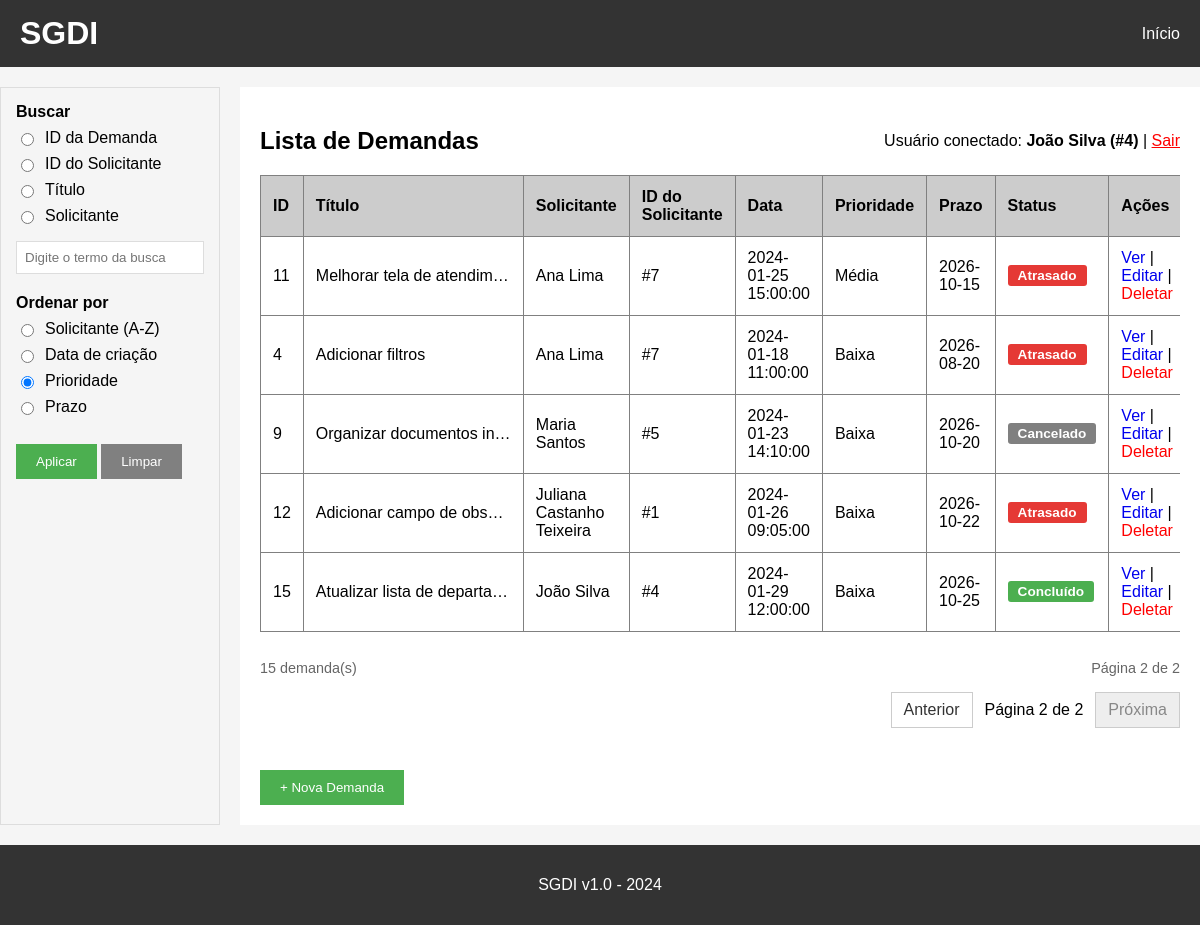
Screenshot of /?pagina=2&tipo_busca=&termo=&ordenar=prioridade (signed in) with the database file from the repository.
### tables this page shows
CREATE TABLE demandas (
    id INTEGER PRIMARY KEY AUTOINCREMENT,
    titulo TEXT NOT NULL,
    descricao TEXT,
    solicitante TEXT,
    solicitante_id INTEGER,
    data_criacao TEXT,
    prioridade TEXT,
    prazo TEXT,
    status TEXT NOT NULL DEFAULT 'Aberto',
    responsavel TEXT,
    responsavel_id INTEGER,
    data_conclusao TEXT,
    FOREIGN KEY (solicitante_id) REFERENCES solicitantes (id),
    FOREIGN KEY (responsavel_id) REFERENCES solicitantes (id)
);

### app.py (the view)
@app.route('/')
def index():
    tipo_busca = request.args.get('tipo_busca', '')
    termo = request.args.get('termo', '').strip()
    ordenar = request.args.get('ordenar', 'prioridade')
    pagina = max(request.args.get('pagina', 1, type=int) or 1, 1)
    itens_por_pagina = 10
    if ordenar not in ORDENACOES:
        ordenar = 'prioridade'
    condicao = '1=1'
    parametros = []
    if tipo_busca in ('id_demanda', 'id_solicitante', 'titulo', 'solicitante'):
        if not termo:
            flash('Digite um termo para buscar.')
            tipo_busca = ''
        elif caracteres_invalidos(termo):
            flash('A busca não pode conter caracteres especiais.')
            tipo_busca = ''
        elif tipo_busca == 'id_demanda':
            condicao, parametros = "CAST(id AS TEXT) LIKE ?", [f'{termo}%']
        elif tipo_busca == 'id_solicitante':
            condicao, parametros = "CAST(solicitante_id AS TEXT) = ?", [termo]
        elif tipo_busca == 'titulo':
            condicao, parametros = "LOWER(titulo) LIKE LOWER(?)", [f'%{termo}%']
        else:  # solicitante (busca por nome)
            condicao, parametros = "LOWER(solicitante) LIKE LOWER(?)", [f'%{termo}%']
    else:
        tipo_busca = ''
    conn = get_db()
    cursor = conn.cursor()
    total_demandas = cursor.execute(
        f"SELECT COUNT(*) FROM demandas WHERE {condicao}", parametros
    ).fetchone()[0]
    total_paginas = max((total_demandas + itens_por_pagina - 1) // itens_por_pagina, 1)
    pagina = min(pagina, total_paginas)
    query = (
        f"SELECT *, "
        f"CASE WHEN status = 'Aberto' AND prazo < date('now') THEN 'Atrasado' ELSE status END AS status_exibido "
        f"FROM demandas WHERE {condicao} "
        f"ORDER BY {ORDENACOES[ordenar]} LIMIT ? OFFSET ?"
    )
    parametros_paginacao = parametros + [itens_por_pagina, (pagina - 1) * itens_por_pagina]
    demandas = cursor.execute(query, parametros_paginacao).fetchall()
    conn.close()
    return render_template(
        'index.html', demandas=demandas,
        ordenar=ordenar, tipo_busca=tipo_busca, termo=termo,
        pagina=pagina, total_paginas=total_paginas, total_demandas=total_demandas
    )

### app.py (called while the page is built)
def get_db():
    conn = sqlite3.connect('demandas.db')
    conn.row_factory = sqlite3.Row
    return conn

@app.before_request
def verificar_login():
    if 'email' not in session and request.endpoint not in ['login', 'logout', 'static']:
        return redirect(url_for('login'))

### templates/index.html
{% extends "base.html" %}
{% block sidebar %}
<aside class="filtros-sidebar">
    <form method="GET" action="/">
        <fieldset>
            <legend>Buscar</legend>
            <div class="filtro-opcao">
                <input type="radio" name="tipo_busca" id="tb_id_demanda" value="id_demanda"
                       {% if tipo_busca == 'id_demanda' %}checked{% endif %}>
                <label for="tb_id_demanda">ID da Demanda</label>
            </div>
            <div class="filtro-opcao">
                <input type="radio" name="tipo_busca" id="tb_id_solicitante" value="id_solicitante"
                       {% if tipo_busca == 'id_solicitante' %}checked{% endif %}>
                <label for="tb_id_solicitante">ID do Solicitante</label>
            </div>
            <div class="filtro-opcao">
                <input type="radio" name="tipo_busca" id="tb_titulo" value="titulo"
                       {% if tipo_busca == 'titulo' %}checked{% endif %}>
                <label for="tb_titulo">Título</label>
            </div>
            <div class="filtro-opcao">
                <input type="radio" name="tipo_busca" id="tb_solicitante" value="solicitante"
                       {% if tipo_busca == 'solicitante' %}checked{% endif %}>
                <label for="tb_solicitante">Solicitante</label>
            </div>
            <input type="text" name="termo" value="{{ termo or '' }}" placeholder="Digite o termo da busca">
        </fieldset>
        <fieldset>
            <legend>Ordenar por</legend>
            <div class="filtro-opcao">
                <input type="radio" name="ordenar" id="or_solicitante" value="solicitante"
                       {% if ordenar == 'solicitante' %}checked{% endif %}>
                <label for="or_solicitante">Solicitante (A-Z)</label>
            </div>
            <div class="filtro-opcao">
                <input type="radio" name="ordenar" id="or_data" value="data"
                       {% if ordenar == 'data' %}checked{% endif %}>
                <label for="or_data">Data de criação</label>
            </div>
            <div class="filtro-opcao">
                <input type="radio" name="ordenar" id="or_prioridade" value="prioridade"
                       {% if ordenar == 'prioridade' %}checked{% endif %}>
                <label for="or_prioridade">Prioridade</label>
            </div>
            <div class="filtro-opcao">
                <input type="radio" name="ordenar" id="or_prazo" value="prazo"
                       {% if ordenar == 'prazo' %}checked{% endif %}>
                <label for="or_prazo">Prazo</label>
            </div>
        </fieldset>
        <button type="submit">Aplicar</button>
        <a href="/"><button type="button">Limpar</button></a>
    </form>
</aside>
{% endblock %}
{% block content %}
<div class="flex-between">
    <h2>Lista de Demandas</h2>
    <p>
        Usuário conectado: <strong>{{ session['usuario'] }} (#{{ session['usuario_id'] }})</strong>
        | <a href="{{ url_for('logout') }}" class="text-danger">Sair</a>
    </p>
</div>
<div class="table-responsive">
    <table border="1" cellpadding="10" cellspacing="0" width="100%">
        <thead>
            <tr bgcolor="#cccccc">
                <th>ID</th>
                <th>Título</th>
                <th>Solicitante</th>
                <th>ID do Solicitante</th>
                <th>Data</th>
                <th>Prioridade</th>
                <th>Prazo</th>
                <th>Status</th>
                <th>Ações</th>
            </tr>
        </thead>
        <tbody>
            {% for demanda in demandas %}
            <tr>
                <td>{{ demanda[0] }}</td>
                <td class="coluna-titulo" title="{{ demanda[1] }}">{{ demanda[1] }}</td>
                <td>{{ demanda[3] }}</td>
                <td>#{{ demanda[4] }}</td>
                <td>{{ demanda[5] }}</td>
                <td>{{ demanda[6] }}</td>
                <td>{{ demanda[7] }}</td>
                <td>
                    <span class="status-badge
                        {%- if demanda['status_exibido'] == 'Aberto' %} status-aberto
                        {%- elif demanda['status_exibido'] == 'Atrasado' %} status-atrasado
                        {%- elif demanda['status_exibido'] == 'Concluído' %} status-concluido
                        {%- elif demanda['status_exibido'] == 'Cancelado' %} status-cancelado
                        {%- endif %}">{{ demanda['status_exibido'] }}</span>
                </td>
                <td>
                    <a href="/detalhes/{{ demanda[0] }}">Ver</a>
                    |
                    <a href="/editar/{{ demanda[0] }}">Editar</a>
                    |
                    <a href="/deletar/{{ demanda[0] }}" class="text-danger">Deletar</a>
                </td>
            </tr>
            {% endfor %}
        </tbody>
    </table>
</div>
<div class="pagination-summary">
    <span>{{ total_demandas }} demanda(s)</span>
    <span>Página {{ pagina }} de {{ total_paginas }}</span>
</div>
{% if total_paginas > 1 %}
<nav class="pagination" aria-label="Paginação das demandas">
    {% if pagina > 1 %}
    <a href="{{ url_for('index', pagina=pagina - 1, tipo_busca=tipo_busca, termo=termo, ordenar=ordenar) }}" rel="prev">Anterior</a>
    <span>Página {{ pagina }} de {{ total_paginas }}</span>
    {% else %}
    <span class="pagination-disabled" aria-disabled="true">Anterior</span>
    {% endif %}
    {% if pagina < total_paginas %}
    <a href="{{ url_for('index', pagina=pagina + 1, tipo_busca=tipo_busca, termo=termo, ordenar=ordenar) }}" rel="next">Próxima</a>
    {% else %}
    <span class="pagination-disabled" aria-disabled="true">Próxima</span>
    {% endif %}
</nav>
{% endif %}
<br>
<a href="/nova_demanda"><button>+ Nova Demanda</button></a>
{% endblock %}

### static/style.css (style rules this page uses)
* { box-sizing: border-box; }
body { font-family: Arial, sans-serif; background-color: #f5f5f5; padding: 0; margin: 0; display: flex; flex-direction: column; min-height: 100vh; }
button { background-color: #4CAF50; color: white; padding: 10px 20px; border: none; cursor: pointer; }
button[type="button"] { background-color: #808080; }
table { border-collapse: collapse; width: 100%; margin-bottom: 20px; }
th, td { padding: 12px; text-align: left; }
table a { text-decoration: none; }
form div { margin-bottom: 10px; }
input[type="text"], input[type="email"], input[type="password"], textarea { padding: 8px; border: 1px solid #ddd; max-width: 100%; }
.table-responsive { overflow-x: auto; }
.pagination-summary, .pagination { display: flex; align-items: center; justify-content: space-between; gap: 12px; }
.pagination-summary { color: #666; font-size: 0.9rem; margin: 8px 0; }
.pagination { justify-content: flex-end; margin: 16px 0 24px; }
.pagination a, .pagination-disabled { padding: 8px 12px; border: 1px solid #ccc; text-decoration: none; }
.pagination a { color: #333; background: white; }
.pagination-disabled { color: #888; background: #eee; }
.filtros-sidebar { flex: 0 0 220px; background: #f5f5f5; border: 1px solid #ddd; padding: 15px; }
.filtros-sidebar fieldset { border: none; padding: 0; margin: 0 0 20px 0; }
.filtros-sidebar legend { font-weight: bold; padding: 0; margin-bottom: 8px; }
.filtro-opcao { display: flex; align-items: center; gap: 8px; margin-bottom: 8px; }
.filtro-opcao label { cursor: pointer; }
.filtros-sidebar input[type="text"] { width: 100%; margin-top: 8px; }
.flex-between { display: flex; justify-content: space-between; align-items: center; }
.text-danger { color: red; }
.coluna-titulo { max-width: 220px; white-space: nowrap; overflow: hidden; text-overflow: ellipsis; }
.status-badge { display: inline-block; padding: 3px 10px; border-radius: 3px; font-size: 0.85rem; font-weight: bold; color: white; white-space: nowrap; }
.status-atrasado { background-color: #e53935; }
.status-concluido { background-color: #4CAF50; }
.status-cancelado { background-color: #808080; }

### rows the page displays
demandas: usuario "João Silva", id "15", titulo "Atualizar lista de departa…", solicitante "João Silva", solicitante "4", data_criacao "2024-01-29 12:00:00", prioridade "Baixa", prazo "2026-10-25", status_exibido "Concluído"
demandas: id "11", titulo "Melhorar tela de atendim…", solicitante "Ana Lima", solicitante "7", data_criacao "2024-01-25 15:00:00", prioridade "Média", prazo "2026-10-15", status_exibido "Atrasado"
demandas: id "4", titulo "Adicionar filtros", solicitante "Ana Lima", solicitante "7", data_criacao "2024-01-18 11:00:00", prioridade "Baixa", prazo "2026-08-20", status_exibido "Atrasado"
demandas: id "9", titulo "Organizar documentos in…", solicitante "Maria Santos", solicitante "5", data_criacao "2024-01-23 14:10:00", prioridade "Baixa", prazo "2026-10-20", status_exibido "Cancelado"
demandas: id "12", titulo "Adicionar campo de obs…", solicitante "Juliana Castanho Teixeira", solicitante "1", data_criacao "2024-01-26 09:05:00", prioridade "Baixa", prazo "2026-10-22", status_exibido "Atrasado"

### other values shown
{{ session['usuario_id'] }} "4"
{{ total_demandas }} "15"
{{ pagina }} "2"
{{ total_paginas }} "2"
